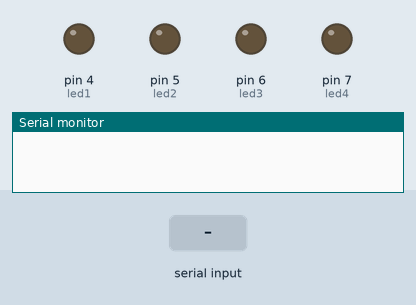
Simulated run of this sketch. Board: Arduino Uno, built with avr-gcc and run on an emulated ATmega328P. On the bench: output pins drawn as LEDs (lit = HIGH), the last lines printed to the serial monitor. The inputs (shaded band) are chosen by the test bench. The modem accepts every AT command (registered, SIM ready, sends succeed) and sends nothing else.

Above: at 2.3 s.
2.4 s: "LED1ON" received over the second serial link
At 4.6 s:
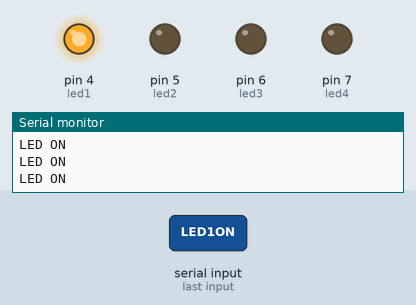
4.9 s: "LED3ON" received over the second serial link
At 6.6 s:
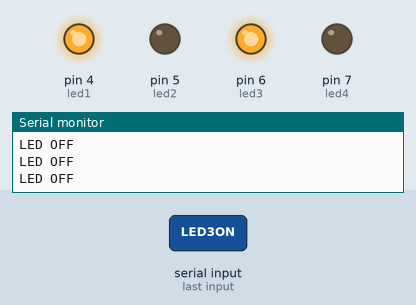
7.4 s: "LED1OFF" received over the second serial link
At 9.6 s:
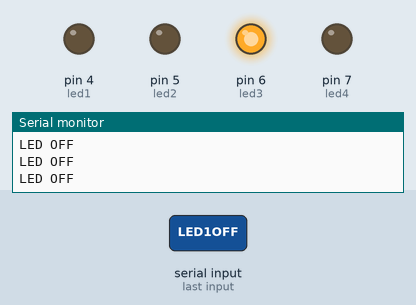
9.9 s: "LED2ON" received over the second serial link
At 11.4 s:
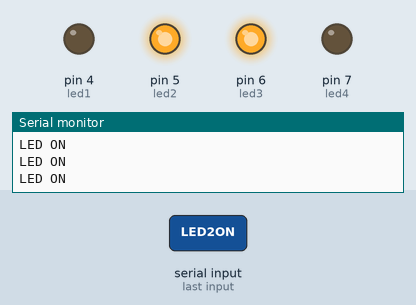
12.4 s: "LED3OFF" received over the second serial link
At 14.6 s:
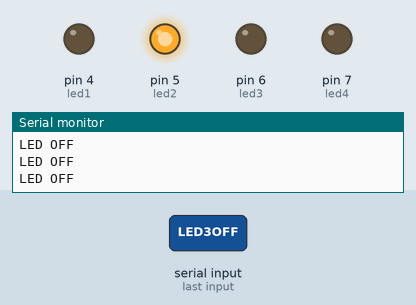
14.9 s: "ALLON" received over the second serial link
At 16.5 s:
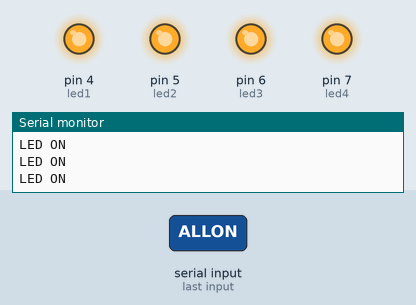
Timing chart, 0 to 18.0 s (numbered marks = the images above; inputs shaded):
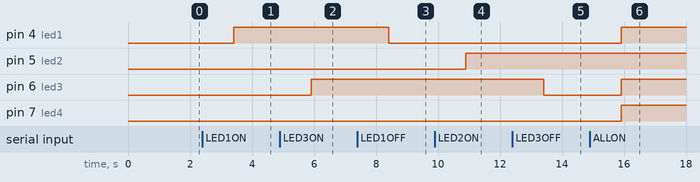

The sketch:

Arduino_gsm_to_control_led_buzzer.ino
```cpp
 #include <SoftwareSerial.h>

SoftwareSerial mySerial(9, 10);
int led1 = 4;
int led2 = 5;
int led3 = 6;
int led4 = 7;

String message;


void setup()
{
  mySerial.begin(9600);
  Serial.begin(9600);
  delay(100);

  mySerial.println("AT+CNMI=2,2,0,0,0");
  delay(1000);
  pinMode(led1,OUTPUT);
  digitalWrite(led1,LOW);
  pinMode(led2,OUTPUT);
  digitalWrite(led2,LOW);
   pinMode(led3,OUTPUT);
  digitalWrite(led3,LOW);
   pinMode(led4,OUTPUT);
  digitalWrite(led4,LOW);

}

void loop()
{
  if (mySerial.available()>0){
  message = mySerial.readString();
  }

  if(message.indexOf("LED1ON") > -1){
      Serial.println("LED ON");
     digitalWrite(led1,HIGH);
     }
      else if(message.indexOf("LED2ON") > -1){
      Serial.println("LED ON");
     digitalWrite(led2,HIGH);
     }
    else if(message.indexOf("LED1OFF") > -1){

      Serial.println("LED OFF");
      digitalWrite(led1,LOW);

  }
   else if(message.indexOf("LED2OFF") > -1){

      Serial.println("LED OFF");
      digitalWrite(led2,LOW);

  }
  else if(message.indexOf("ALLOFF") > -1){

      Serial.println("LED OFF");
      digitalWrite(led2,LOW);
      digitalWrite(led1,LOW);
       digitalWrite(led3,LOW);
        digitalWrite(led4,LOW);
  }
  else if(message.indexOf("ALLON") > -1){

      Serial.println("LED ON");
      digitalWrite(led2,HIGH);
      digitalWrite(led1,HIGH);
       digitalWrite(led3,HIGH);
        digitalWrite(led4,HIGH);
  }
   else if(message.indexOf("LED3OFF") > -1){

      Serial.println("LED OFF");
      digitalWrite(led3,LOW);

  }
   else if(message.indexOf("LED3ON") > -1){

      Serial.println("LED OFF");
      digitalWrite(led3,HIGH);

  }
   else if(message.indexOf("LED4OFF") > -1){

      Serial.println("LED OFF");
      digitalWrite(led4,LOW);

  }
   else if(message.indexOf("LED4ON") > -1){

      Serial.println("LED OFF");
      digitalWrite(led4,HIGH);

  }


  delay(10);
}
```

Measured:
- after the input at 2.4 s, pin 4 (led1): LOW → HIGH after 1.0 s
- after the input at 4.9 s, pin 6 (led3): LOW → HIGH after 1.0 s
- after the input at 7.4 s, pin 4 (led1): HIGH → LOW after 1.0 s
- after the input at 9.9 s, pin 5 (led2): LOW → HIGH after 1.0 s
- after the input at 12.4 s, pin 6 (led3): HIGH → LOW after 1.0 s
- after the input at 14.9 s, pin 4 (led1), pin 6 (led3), pin 7 (led4): LOW → HIGH after 1.0 s
